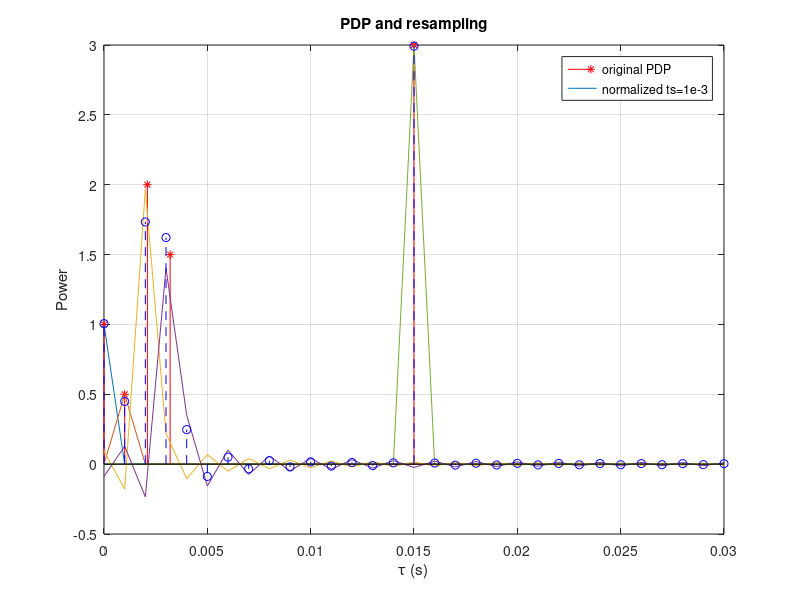

MATLAB code for this plot:
x=[1 .5 2 1.5 3]
tt=[0 0.001 0.00210 0.00320 0.015]
ts=min(diff(tt));

stem(tt,x,'r*');
newtt=0:ts:30*ts
grid on;
hold all;
newpdp=zeros(1,length(newtt));
for k=1:length(x)
plot(newtt,x(k)*sinc((newtt-tt(k))/ts))
newpdp=newpdp+x(k)*sinc((newtt-tt(k))/ts);
end
stem(newtt,newpdp,'b--')
xlabel('\tau (s)')
ylabel('Power')
title('PDP and resampling')
legend('original PDP','normalized ts=1e-3')
